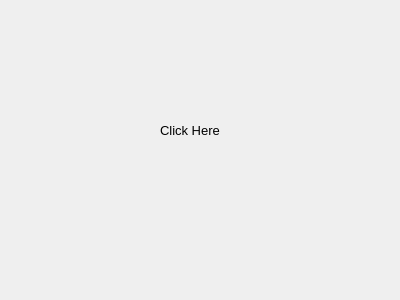
<?xml version="1.0" encoding="UTF-8"?>
<ui version="4.0">
 <class>MainWindow</class>
 <widget class="QMainWindow" name="MainWindow">
  <property name="geometry">
   <rect>
	<x>0</x>
	<y>0</y>
	<width>400</width>
	<height>300</height>
   </rect>
  </property>
  <property name="windowTitle">
   <string>MainWindow</string>
  </property>
  <widget class="QWidget" name="centralwidget">
   <widget class="QLabel" name="label">
	<property name="geometry">
 	<rect>
  	<x>160</x>
  	<y>120</y>
  	<width>81</width>
  	<height>21</height>
 	</rect>
	</property>
	<property name="font">
 	<font>
  	<family>Segoe UI</family>
  	<pointsize>10</pointsize>
 	</font>
	</property>
	<property name="text">
 	<string>Click Here</string>
	</property>
   </widget>
  </widget>
 </widget>
 <resources/>
 <connections/>
</ui>
